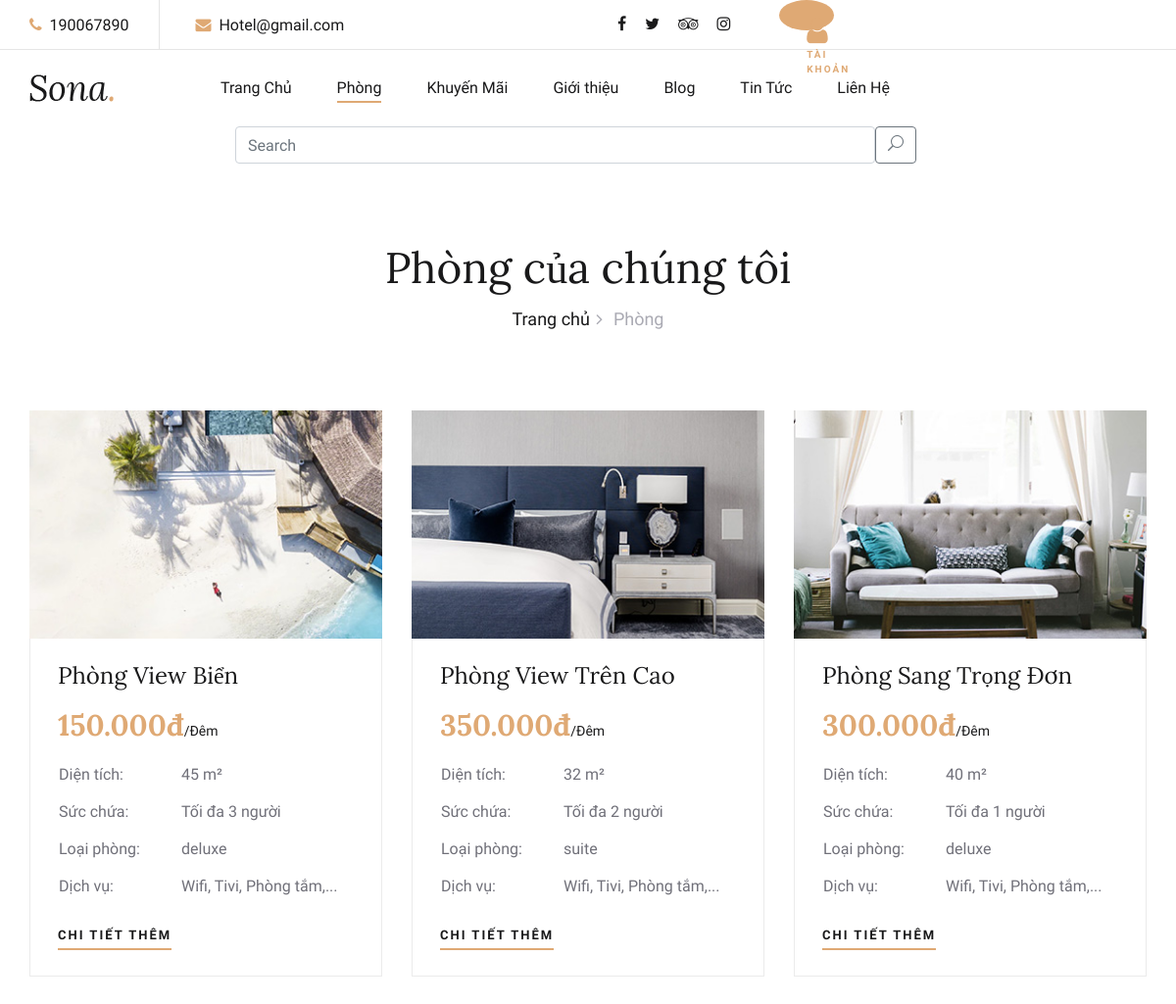
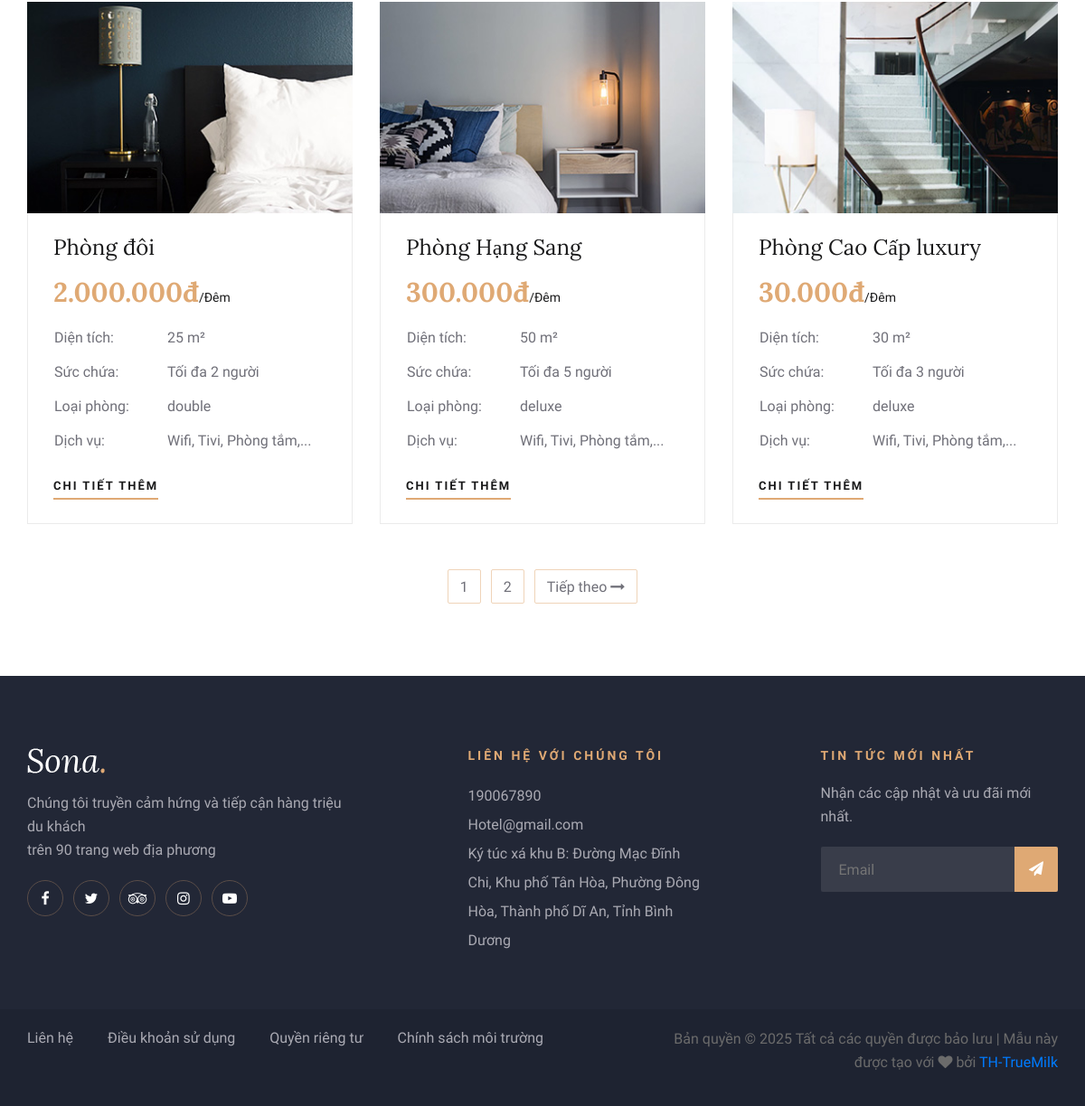
/rooms/, run on the app's committed database (2 pictures, top to bottom).
### app/models.py (models this page shows, shortened)
class Room(models.Model):
    ROOM_TYPES = (
        ('single', 'Phòng đơn'),
        ('double', 'Phòng đôi'),
        ('suite', 'Phòng suite'),
        ('deluxe', 'Phòng cao cấp'),
    )
    name = models.CharField(max_length=200, verbose_name="Tên phòng")
    room_type = models.CharField(max_length=20, choices=ROOM_TYPES, verbose_name="Loại phòng")
    price = models.DecimalField(max_digits=10, decimal_places=2, verbose_name="Giá mỗi đêm (VNĐ)")
    size = models.IntegerField(help_text="Diện tích tính bằng mét vuông", verbose_name="Diện tích")
    service = models.CharField(max_length=200, verbose_name="Dịch vụ")
    capacity = models.IntegerField(help_text="Số khách tối đa", verbose_name="Sức chứa")
    description = RichTextField(verbose_name="Mô tả chi tiết")
    image = models.ImageField(upload_to='rooms/', verbose_name="Hình ảnh")
    is_available = models.BooleanField(default=True, verbose_name="Còn trống")
    created_at = models.DateTimeField(auto_now_add=True, verbose_name="Ngày tạo")
    updated_at = models.DateTimeField(auto_now=True, verbose_name="Ngày cập nhật")
    def formatted_price(self):
        return f"{self.price:,.0f}".replace(",", ".")
    class Meta:
        ordering = ['-created_at']
        verbose_name = "Phòng"
        verbose_name_plural = "Các phòng"

### app/views.py (the view)
# urls.py: path('rooms/', views.rooms, name='rooms'),
def rooms(request):
    if request.user.is_authenticated:
        customer = request.user
        user_not_login = "none"  # Ẩn phần đăng nhập
        user_login = "block"  # Hiển thị phần đăng xuất
    else:
        user_not_login = "block"  # Hiển thị phần đăng nhập
        user_login = "none"
    rooms = Room.objects.all()
    context = {'rooms': rooms,'user_not_login': user_not_login, 'user_login': user_login}
    return render(request, 'rooms.html',context)

### app/templates/rooms.html (shortened to what this page needs)
{% load static %}
<!DOCTYPE html>
<html lang="vi">
  <head>
    <link
      rel="stylesheet"
      href="{% static 'css/bootstrap.min.css' %}"
      type="text/css"
    />
    <link
      rel="stylesheet"
      href="{% static 'css/font-awesome.min.css' %}"
      type="text/css"
    />
    <link
      rel="stylesheet"
      href="{% static 'css/elegant-icons.css' %}"
      type="text/css"
    />
    <link
      rel="stylesheet"
      href="{% static 'css/flaticon.css' %}"
      type="text/css"
    />
    <link
      rel="stylesheet"
      href="{% static 'css/owl.carousel.min.css' %}"
      type="text/css"
    />
    <link
      rel="stylesheet"
      href="{% static 'css/nice-select.css' %}"
      type="text/css"
    />
    <link
      rel="stylesheet"
      href="{% static 'css/jquery-ui.min.css' %}"
      type="text/css"
    />
    <link
      rel="stylesheet"
      href="{% static 'css/magnific-popup.css' %}"
      type="text/css"
    />
    <link
      rel="stylesheet"
      href="{% static 'css/slicknav.min.css' %}"
      type="text/css"
    />
    <link
      rel="stylesheet"
      href="{% static 'css/style.css' %}"
      type="text/css"
    />
  </head>
  <body>
    <header class="header-section">
      <div class="top-nav">
        <div class="container">
          <div class="row">
            <div class="col-lg-6">
              <ul class="tn-left">
                <li><i class="fa fa-phone"></i> 190067890</li>
                <li><i class="fa fa-envelope"></i> Hotel@gmail.com</li>
              </ul>
            </div>
            <div class="col-lg-6">
              <div class="tn-right" style="display: flex">
                <div class="top-social">
                  <a href="#"><i class="fa fa-facebook"></i></a>
                  <a href="#"><i class="fa fa-twitter"></i></a>
                  <a href="#"><i class="fa fa-tripadvisor"></i></a>
                  <a href="#"><i class="fa fa-instagram"></i></a>
                </div>
                <a
                  href="{% url 'login' %}"
                  class="bk-btn"
                  style="display: {% if not user.is_authenticated %}block{% else %}none{% endif %}; border-radius:50%;width:10px;height:10px"
                >
                  <i
                    class="fa fa-user"
                    style="
                      color: #dfa974;
                      font-size: 30px;
                      text-align: center;
                      margin-right: 35%;
                      position: relative;
                    "
                  ></i>
                  <span
                    style="
                      color: #dfa974;
                      width: 20px;
                      font-size: 10px;
                      display: block;
                    "
                    >Tài khoản</span
                  >
                </a>
              </div>
            </div>
          </div>
        </div>
      </div>
      <div class="menu-item">
        <div class="container">
          <div class="row">
            <div class="col-lg-2">
              <div class="logo">
                <a href="{% url 'index' %}">
                  <img src="{% static 'img/logo.png' %}" alt="" />
                </a>
              </div>
            </div>
            <div class="col-lg-10">
              <div class="nav-menu">
                <nav class="mainmenu">
                  <ul>
                    <li>
                      <a href="{% url 'index' %}">Trang Chủ</a>
                    </li>
                    <li class="active">
                      <a href="{% url 'rooms' %}">Phòng</a>
                    </li>
                    <li><a href="{% url 'promotion' %}">Khuyến Mãi</a></li>
                    <li><a href="{% url 'about-us' %}">Giới thiệu</a></li>
                    <li><a href="{% url 'blog-details' %}">Blog</a></li>
                    <li><a href="{% url 'blog' %}">Tin Tức</a></li>
                    <li><a href="{% url 'contact' %}">Liên Hệ</a></li>
                  </ul>
                </nav>
                <div class="container" style="margin-bottom: 10px">
                  <form method="POST" action="{% url 'search' %}">
                    <div class="input-group">
                      <input
                        type="search"
                        class="form-control rounded"
                        placeholder="Search"
                        aria-label="Search"
                        aria-describedby="search-addon"
                        name="searched"
                      />
                      <button
                        class="btn btn-outline-secondary"
                        type="submit"
                        id="search-addon"
                      >
                        <i class="icon_search"></i>
                      </button>
                    </div>
                  </form>
                </div>
              </div>
            </div>
          </div>
        </div>
      </div>
    </header>
    <div class="breadcrumb-section">
      <div class="container">
        <div class="row">
          <div class="col-lg-12">
            <div class="breadcrumb-text">
              <h2>Phòng của chúng tôi</h2>
              <div class="bt-option">
                <a href="{% url 'index' %}">Trang chủ</a>
                <span>Phòng</span>
              </div>
            </div>
          </div>
        </div>
      </div>
    </div>
    <section class="rooms-section spad">
      <div class="container">
        <div class="row">
          {%for room in rooms%}
          <div class="col-lg-4 col-md-6">
            <div class="room-item">
              <img src="{{room.image.url}}" alt="" />
              <div class="ri-text">
                <h4>{{ room.name }}</h4>
                <h3>{{ room.formatted_price }}đ<span>/Đêm</span></h3>
                <table>
                  <tbody>
                    <tr>
                      <td class="r-o">Diện tích:</td>
                      <td>{{ room.size }} m²</td>
                    </tr>
                    <tr>
                      <td class="r-o">Sức chứa:</td>
                      <td>Tối đa {{ room.capacity }} người</td>
                    </tr>
                    <tr>
                      <td class="r-o">Loại phòng:</td>
                      <td>{{ room.room_type }}</td>
                    </tr>
                    <tr>
                      <td class="r-o">Dịch vụ:</td>
                      <td>{{ room.service }}</td>
                    </tr>
                  </tbody>
                </table>
                <a
                  href="{% url 'room-details' %}?id={{room.id}}"
                  class="primary-btn"
                  >Chi tiết thêm</a
                >
              </div>
            </div>
          </div>
          {% endfor %}
          <div class="col-lg-12">
            <div class="room-pagination">
              <a href="#">1</a>
              <a href="#">2</a>
              <a href="#">Tiếp theo <i class="fa fa-long-arrow-right"></i></a>
            </div>
          </div>
        </div>
      </div>
    </section>
    <footer class="footer-section">
      <div class="container">
        <div class="footer-text">
          <div class="row">
            <div class="col-lg-4">
              <div class="ft-about">
                <div class="logo">
                  <a href="#">
                    <img src="{% static 'img/footer-logo.png' %}" alt="" />
                  </a>
                </div>
                <p>
                  Chúng tôi truyền cảm hứng và tiếp cận hàng triệu du khách<br />
                  trên 90 trang web địa phương
                </p>
                <div class="fa-social">
                  <a href="#"><i class="fa fa-facebook"></i></a>
                  <a href="#"><i class="fa fa-twitter"></i></a>
                  <a href="#"><i class="fa fa-tripadvisor"></i></a>
                  <a href="#"><i class="fa fa-instagram"></i></a>
                  <a href="#"><i class="fa fa-youtube-play"></i></a>
                </div>
              </div>
            </div>
            <div class="col-lg-3 offset-lg-1">
              <div class="ft-contact">
                <h6>Liên hệ với chúng tôi</h6>
                <ul>
                  <li>190067890</li>
                  <li>Hotel@gmail.com</li>
                  <li>
                    Ký túc xá khu B: Đường Mạc Đĩnh Chi, Khu phố Tân Hòa, Phường
                    Đông Hòa, Thành phố Dĩ An, Tỉnh Bình Dương
                  </li>
                </ul>
              </div>
            </div>
            <div class="col-lg-3 offset-lg-1">
              <div class="ft-newslatter">
                <h6>Tin tức mới nhất</h6>
                <p>Nhận các cập nhật và ưu đãi mới nhất.</p>
                <form action="#" class="fn-form">
                  <input type="text" placeholder="Email" />
                  <button type="submit"><i class="fa fa-send"></i></button>
                </form>
              </div>
            </div>
          </div>
        </div>
      </div>
      <div class="copyright-option">
        <div class="container">
          <div class="row">
            <div class="col-lg-7">
              <ul>
                <li><a href="#">Liên hệ</a></li>
                <li><a href="#">Điều khoản sử dụng</a></li>
                <li><a href="#">Quyền riêng tư</a></li>
                <li><a href="#">Chính sách môi trường</a></li>
              </ul>
            </div>
            <div class="col-lg-5">
              <div class="co-text">
                <p>
                  Bản quyền &copy;
                  Tất cả các quyền được bảo lưu | Mẫu này được tạo với
                  <i class="fa fa-heart" aria-hidden="true"></i> bởi
                  <a href="https://colorlib.com" target="_blank">TH-TrueMilk</a>
                </p>
              </div>
            </div>
          </div>
        </div>
      </div>
    </footer>
  </body>
</html>

### data on the page
Room: image (picture), name "Phòng View Biển", formatted_price "150.000", size "45", capacity "3", room_type "deluxe", service "Wifi, Tivi, Phòng tắm,..."
Room: image (picture), name "Phòng View Trên Cao", formatted_price "350.000", size "32", capacity "2", room_type "suite", service "Wifi, Tivi, Phòng tắm,..."
Room: image (picture), name "Phòng Sang Trọng Đơn", formatted_price "300.000", size "40", capacity "1", room_type "deluxe", service "Wifi, Tivi, Phòng tắm,..."
Room: image (picture), name "Phòng đôi", formatted_price "2.000.000", size "25", capacity "2", room_type "double", service "Wifi, Tivi, Phòng tắm,..."
Room: image (picture), name "Phòng Hạng Sang", formatted_price "300.000", size "50", capacity "5", room_type "deluxe", service "Wifi, Tivi, Phòng tắm,..."
Room: image (picture), name "Phòng Cao Cấp luxury", formatted_price "30.000", size "30", capacity "3", room_type "deluxe", service "Wifi, Tivi, Phòng tắm,..."
